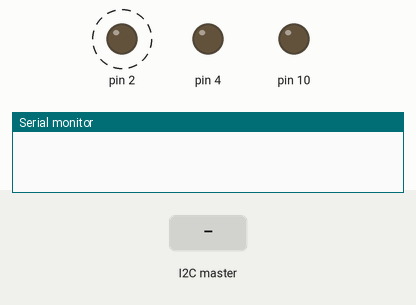
Recording of a sketch running on a simulated Arduino Uno, built with avr-gcc and run on an emulated ATmega328P. On the bench: output pins drawn as LEDs (lit = HIGH), the last lines printed to the serial monitor. Dashed ring = blinking. The inputs (shaded band) are chosen by the test bench.

Above: at 1.2 s.
1.3 s: the I2C master sends "L"
At 1.9 s:
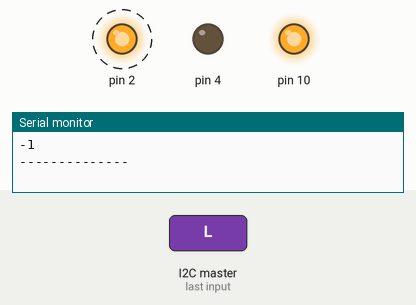
4.3 s: the I2C master sends "P"
At 5.6 s:
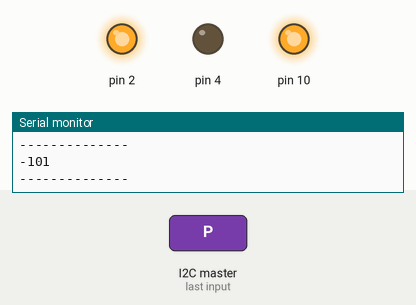
Timing chart, 0 to 7.3 s (numbered marks = the images above; inputs shaded):
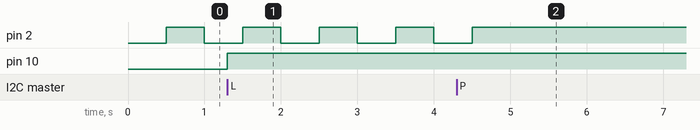

Measured:
- after the input at 1.3 s, pin 10: LOW → HIGH at once
- after the input at 4.3 s, pin 2: goes on until 4.5 s, then stays HIGH
- by itself, pin 2: alternates HIGH for 0.50 s and LOW for 0.50 s

The sketch:

Lab03Slave.ino
```cpp
// Includes
#include <Wire.h>
#include <stdio.h>
#include <string.h>

// Constants
const float roomTemp = 26.0;
const int errorMargin = 1.1;
char t[10]; //empty array where to put the numbers going to the master

float temperature = 0;
int ledSpeed = 500;
int light = 0;

void setup() {
  Serial.begin(9600);
  // Communications
  Wire.begin(8);
  Wire.onReceive(receiveData);
  Wire.onRequest(requestEvent);

  // Temperature LED
  pinMode(4, OUTPUT);
  digitalWrite(4, LOW);
  pinMode(2, OUTPUT);
  digitalWrite(2, LOW);
  pinMode(10, OUTPUT);
  digitalWrite(10, LOW);
}

void loop() {
  ledBlink();
}

void receiveData(int i){
  while(1<=Wire.available()){
    char type = Wire.read();
    if ( type == 'T' )
    {
      int temp = Wire.read();
      temperature = temp;
      Serial.println(temperature);
      temperatureAction();
    }
    if ( type == 'L' )
    {
      int temp = Wire.read();
      light = temp;
      Serial.println(light);
      lightAction();
    }
    if ( type == 'P' )
    {
      int l1 = Wire.read();
      int l2 = Wire.read();
      ledSpeed = l1*100+l2;
      Serial.println(ledSpeed);
    }
  }
  //Serial.println(temperature);
  //Serial.println(ledSpeed);
  //Serial.println(light);
  Serial.println("--------------");
}

void temperatureAction(){
  if (temperature >= roomTemp)
    digitalWrite(4, HIGH);
  else
    digitalWrite(4, LOW);
}

void lightAction(){
  analogWrite(10, 255-light);    // B
}

void ledBlink(){ // Blink the LED
  digitalWrite(2, LOW);
  //Serial.println(ledSpeed);
  delay(ledSpeed);
  digitalWrite(2, HIGH);
  delay(ledSpeed);
}

void requestEvent() {
  Wire.write(t);
}
```
